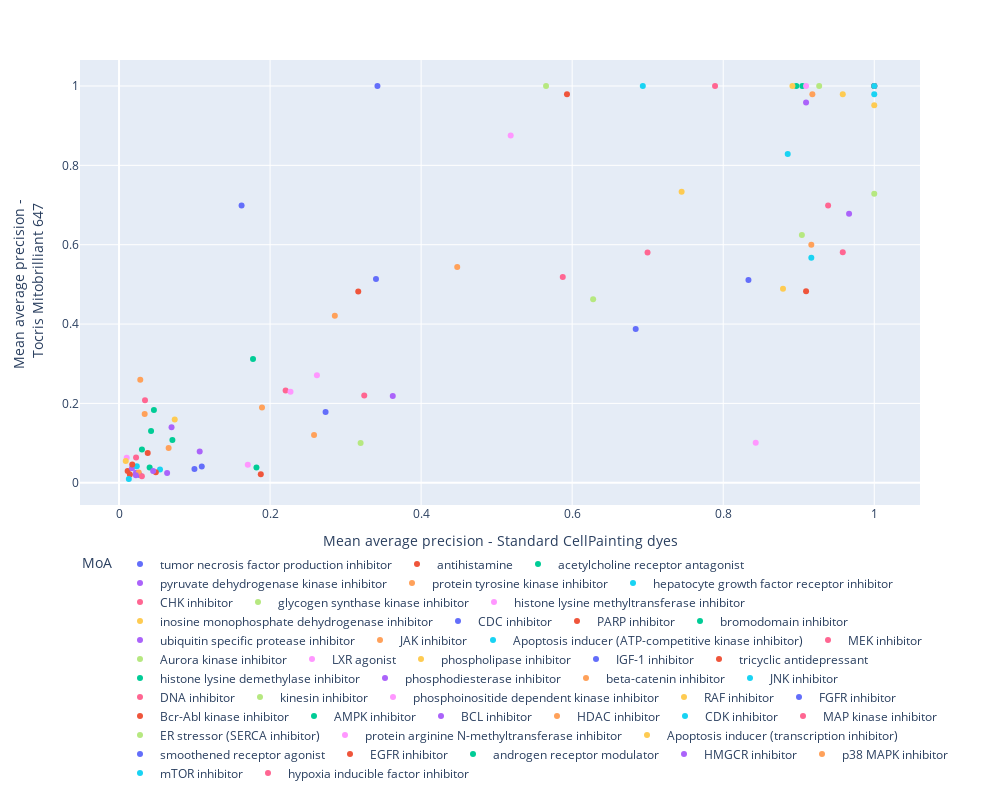

Notebook source saved alongside this figure:
### Markdown cell above
#### Standard cellpainting data vs mito

### Code cell
mito_fig =px.scatter(combined_moa_df, x =combined_moa_df['average_precision_std'], y=combined_moa_df['average_precision_mito'],labels={'average_precision_std':'Mean average precision - Standard CellPainting dyes', 'average_precision_mito':'Mean average precision - <br> Tocris Mitobrilliant 647'}, color=combined_moa_df['MoA'])
mito_fig.update_layout(legend=dict(orientation="h"), height=800, width=1000)

### Figure 1 — Plotly figure (JSON) as saved in the notebook; plotly's stock layout.template omitted (floating-point values rounded to 4 significant figures)
{"data": [{"hovertemplate": "MoA=tumor necrosis factor production inhibitor<br>Mean average precision - Standard CellPainting dyes=%{x}<br>Mean average precision - <br> Tocris Mitobrilliant 647=%{y}<extra></extra>", "legendgroup": "tumor necrosis factor production inhibitor", "marker": {"color": "#636efa", "symbol": "circle"}, "mode": "markers", "name": "tumor necrosis factor production inhibitor", "orientation": "v", "showlegend": true, "type": "scatter", "x": [0.1096, 0.02726], "xaxis": "x", "y": [0.04106, 0.01943], "yaxis": "y"}, {"hovertemplate": "MoA=antihistamine<br>Mean average precision - Standard CellPainting dyes=%{x}<br>Mean average precision - <br> Tocris Mitobrilliant 647=%{y}<extra></extra>", "legendgroup": "antihistamine", "marker": {"color": "#EF553B", "symbol": "circle"}, "mode": "markers", "name": "antihistamine", "orientation": "v", "showlegend": true, "type": "scatter", "x": [0.01139, 0.03798], "xaxis": "x", "y": [0.0295, 0.07468], "yaxis": "y"}, {"hovertemplate": "MoA=acetylcholine receptor antagonist<br>Mean average precision - Standard CellPainting dyes=%{x}<br>Mean average precision - <br> Tocris Mitobrilliant 647=%{y}<extra></extra>", "legendgroup": "acetylcholine receptor antagonist", "marker": {"color": "#00cc96", "symbol": "circle"}, "mode": "markers", "name": "acetylcholine receptor antagonist", "orientation": "v", "showlegend": true, "type": "scatter", "x": [0.04617, 0.0424], "xaxis": "x", "y": [0.1833, 0.1301], "yaxis": "y"}, {"hovertemplate": "MoA=pyruvate dehydrogenase kinase inhibitor<br>Mean average precision - Standard CellPainting dyes=%{x}<br>Mean average precision - <br> Tocris Mitobrilliant 647=%{y}<extra></extra>", "legendgroup": "pyruvate dehydrogenase kinase inhibitor", "marker": {"color": "#ab63fa", "symbol": "circle"}, "mode": "markers", "name": "pyruvate dehydrogenase kinase inhibitor", "orientation": "v", "showlegend": true, "type": "scatter", "x": [0.1068, 0.9097], "xaxis": "x", "y": [0.07866, 0.9583], "yaxis": "y"}, {"hovertemplate": "MoA=protein tyrosine kinase inhibitor<br>Mean average precision - Standard CellPainting dyes=%{x}<br>Mean average precision - <br> Tocris Mitobrilliant 647=%{y}<extra></extra>", "legendgroup": "protein tyrosine kinase inhibitor", "marker": {"color": "#FFA15A", "symbol": "circle"}, "mode": "markers", "name": "protein tyrosine kinase inhibitor", "orientation": "v", "showlegend": true, "type": "scatter", "x": [0.1893, 0.02813], "xaxis": "x", "y": [0.1898, 0.2596], "yaxis": "y"}, {"hovertemplate": "MoA=hepatocyte growth factor receptor inhibitor<br>Mean average precision - Standard CellPainting dyes=%{x}<br>Mean average precision - <br> Tocris Mitobrilliant 647=%{y}<extra></extra>", "legendgroup": "hepatocyte growth factor receptor inhibitor", "marker": {"color": "#19d3f3", "symbol": "circle"}, "mode": "markers", "name": "hepatocyte growth factor receptor inhibitor", "orientation": "v", "showlegend": true, "type": "scatter", "x": [0.9167, 0.05425], "xaxis": "x", "y": [0.5669, 0.03347], "yaxis": "y"}, {"hovertemplate": "MoA=CHK inhibitor<br>Mean average precision - Standard CellPainting dyes=%{x}<br>Mean average precision - <br> Tocris Mitobrilliant 647=%{y}<extra></extra>", "legendgroup": "CHK inhibitor", "marker": {"color": "#FF6692", "symbol": "circle"}, "mode": "markers", "name": "CHK inhibitor", "orientation": "v", "showlegend": true, "type": "scatter", "x": [0.9583, 0.7892], "xaxis": "x", "y": [0.5808, 1], "yaxis": "y"}, {"hovertemplate": "MoA=glycogen synthase kinase inhibitor<br>Mean average precision - Standard CellPainting dyes=%{x}<br>Mean average precision - <br> Tocris Mitobrilliant 647=%{y}<extra></extra>", "legendgroup": "glycogen synthase kinase inhibitor", "marker": {"color": "#B6E880", "symbol": "circle"}, "mode": "markers", "name": "glycogen synthase kinase inhibitor", "orientation": "v", "showlegend": true, "type": "scatter", "x": [1, 0.5654], "xaxis": "x", "y": [1, 1], "yaxis": "y"}, {"hovertemplate": "MoA=histone lysine methyltransferase inhibitor<br>Mean average precision - Standard CellPainting dyes=%{x}<br>Mean average precision - <br> Tocris Mitobrilliant 647=%{y}<extra></extra>", "legendgroup": "histone lysine methyltransferase inhibitor", "marker": {"color": "#FF97FF", "symbol": "circle"}, "mode": "markers", "name": "histone lysine methyltransferase inhibitor", "orientation": "v", "showlegend": true, "type": "scatter", "x": [0.01016, 1], "xaxis": "x", "y": [0.06298, 1], "yaxis": "y"}, {"hovertemplate": "MoA=inosine monophosphate dehydrogenase inhibitor<br>Mean average precision - Standard CellPainting dyes=%{x}<br>Mean average precision - <br> Tocris Mitobrilliant 647=%{y}<extra></extra>", "legendgroup": "inosine monophosphate dehydrogenase inhibitor", "marker": {"color": "#FECB52", "symbol": "circle"}, "mode": "markers", "name": "inosine monophosphate dehydrogenase inhibitor", "orientation": "v", "showlegend": true, "type": "scatter", "x": [0.9583, 1], "xaxis": "x", "y": [0.9792, 0.9514], "yaxis": "y"}, {"hovertemplate": "MoA=CDC inhibitor<br>Mean average precision - Standard CellPainting dyes=%{x}<br>Mean average precision - <br> Tocris Mitobrilliant 647=%{y}<extra></extra>", "legendgroup": "CDC inhibitor", "marker": {"color": "#636efa", "symbol": "circle"}, "mode": "markers", "name": "CDC inhibitor", "orientation": "v", "showlegend": true, "type": "scatter", "x": [1, 0.09987], "xaxis": "x", "y": [1, 0.03462], "yaxis": "y"}, {"hovertemplate": "MoA=PARP inhibitor<br>Mean average precision - Standard CellPainting dyes=%{x}<br>Mean average precision - <br> Tocris Mitobrilliant 647=%{y}<extra></extra>", "legendgroup": "PARP inhibitor", "marker": {"color": "#EF553B", "symbol": "circle"}, "mode": "markers", "name": "PARP inhibitor", "orientation": "v", "showlegend": true, "type": "scatter", "x": [0.1877, 0.5931], "xaxis": "x", "y": [0.02122, 0.9792], "yaxis": "y"}, {"hovertemplate": "MoA=bromodomain inhibitor<br>Mean average precision - Standard CellPainting dyes=%{x}<br>Mean average precision - <br> Tocris Mitobrilliant 647=%{y}<extra></extra>", "legendgroup": "bromodomain inhibitor", "marker": {"color": "#00cc96", "symbol": "circle"}, "mode": "markers", "name": "bromodomain inhibitor", "orientation": "v", "showlegend": true, "type": "scatter", "x": [0.1774, 0.8968], "xaxis": "x", "y": [0.3121, 1], "yaxis": "y"}, {"hovertemplate": "MoA=ubiquitin specific protease inhibitor<br>Mean average precision - Standard CellPainting dyes=%{x}<br>Mean average precision - <br> Tocris Mitobrilliant 647=%{y}<extra></extra>", "legendgroup": "ubiquitin specific protease inhibitor", "marker": {"color": "#ab63fa", "symbol": "circle"}, "mode": "markers", "name": "ubiquitin specific protease inhibitor", "orientation": "v", "showlegend": true, "type": "scatter", "x": [0.02248, 0.06952], "xaxis": "x", "y": [0.02523, 0.1398], "yaxis": "y"}, {"hovertemplate": "MoA=JAK inhibitor<br>Mean average precision - Standard CellPainting dyes=%{x}<br>Mean average precision - <br> Tocris Mitobrilliant 647=%{y}<extra></extra>", "legendgroup": "JAK inhibitor", "marker": {"color": "#FFA15A", "symbol": "circle"}, "mode": "markers", "name": "JAK inhibitor", "orientation": "v", "showlegend": true, "type": "scatter", "x": [0.06569, 0.2582], "xaxis": "x", "y": [0.08757, 0.1205], "yaxis": "y"}, {"hovertemplate": "MoA=Apoptosis inducer (ATP-competitive kinase inhibitor)<br>Mean average precision - Standard CellPainting dyes=%{x}<br>Mean average precision - <br> Tocris Mitobrilliant 647=%{y}<extra></extra>", "legendgroup": "Apoptosis inducer (ATP-competitive kinase inhibitor)", "marker": {"color": "#19d3f3", "symbol": "circle"}, "mode": "markers", "name": "Apoptosis inducer (ATP-competitive kinase inhibitor)", "orientation": "v", "showlegend": true, "type": "scatter", "x": [0.6936], "xaxis": "x", "y": [1], "yaxis": "y"}, {"hovertemplate": "MoA=MEK inhibitor<br>Mean average precision - Standard CellPainting dyes=%{x}<br>Mean average precision - <br> Tocris Mitobrilliant 647=%{y}<extra></extra>", "legendgroup": "MEK inhibitor", "marker": {"color": "#FF6692", "symbol": "circle"}, "mode": "markers", "name": "MEK inhibitor", "orientation": "v", "showlegend": true, "type": "scatter", "x": [0.2206, 0.5876], "xaxis": "x", "y": [0.2323, 0.5183], "yaxis": "y"}, {"hovertemplate": "MoA=Aurora kinase inhibitor<br>Mean average precision - Standard CellPainting dyes=%{x}<br>Mean average precision - <br> Tocris Mitobrilliant 647=%{y}<extra></extra>", "legendgroup": "Aurora kinase inhibitor", "marker": {"color": "#B6E880", "symbol": "circle"}, "mode": "markers", "name": "Aurora kinase inhibitor", "orientation": "v", "showlegend": true, "type": "scatter", "x": [0.9271, 0.6278], "xaxis": "x", "y": [1, 0.4622], "yaxis": "y"}, {"hovertemplate": "MoA=LXR agonist<br>Mean average precision - Standard CellPainting dyes=%{x}<br>Mean average precision - <br> Tocris Mitobrilliant 647=%{y}<extra></extra>", "legendgroup": "LXR agonist", "marker": {"color": "#FF97FF", "symbol": "circle"}, "mode": "markers", "name": "LXR agonist", "orientation": "v", "showlegend": true, "type": "scatter", "x": [0.8431, 0.262], "xaxis": "x", "y": [0.1011, 0.2707], "yaxis": "y"}, {"hovertemplate": "MoA=phospholipase inhibitor<br>Mean average precision - Standard CellPainting dyes=%{x}<br>Mean average precision - <br> Tocris Mitobrilliant 647=%{y}<extra></extra>", "legendgroup": "phospholipase inhibitor", "marker": {"color": "#FECB52", "symbol": "circle"}, "mode": "markers", "name": "phospholipase inhibitor", "orientation": "v", "showlegend": true, "type": "scatter", "x": [0.008888, 0.8792], "xaxis": "x", "y": [0.05463, 0.4887], "yaxis": "y"}, {"hovertemplate": "MoA=IGF-1 inhibitor<br>Mean average precision - Standard CellPainting dyes=%{x}<br>Mean average precision - <br> Tocris Mitobrilliant 647=%{y}<extra></extra>", "legendgroup": "IGF-1 inhibitor", "marker": {"color": "#636efa", "symbol": "circle"}, "mode": "markers", "name": "IGF-1 inhibitor", "orientation": "v", "showlegend": true, "type": "scatter", "x": [0.6841, 0.3402], "xaxis": "x", "y": [0.3878, 0.5133], "yaxis": "y"}, {"hovertemplate": "MoA=tricyclic antidepressant<br>Mean average precision - Standard CellPainting dyes=%{x}<br>Mean average precision - <br> Tocris Mitobrilliant 647=%{y}<extra></extra>", "legendgroup": "tricyclic antidepressant", "marker": {"color": "#EF553B", "symbol": "circle"}, "mode": "markers", "name": "tricyclic antidepressant", "orientation": "v", "showlegend": true, "type": "scatter", "x": [0.0144, 0.0487], "xaxis": "x", "y": [0.02103, 0.02664], "yaxis": "y"}, {"hovertemplate": "MoA=histone lysine demethylase inhibitor<br>Mean average precision - Standard CellPainting dyes=%{x}<br>Mean average precision - <br> Tocris Mitobrilliant 647=%{y}<extra></extra>", "legendgroup": "histone lysine demethylase inhibitor", "marker": {"color": "#00cc96", "symbol": "circle"}, "mode": "markers", "name": "histone lysine demethylase inhibitor", "orientation": "v", "showlegend": true, "type": "scatter", "x": [0.03033, 0.9048], "xaxis": "x", "y": [0.08349, 1], "yaxis": "y"}, {"hovertemplate": "MoA=phosphodiesterase inhibitor<br>Mean average precision - Standard CellPainting dyes=%{x}<br>Mean average precision - <br> Tocris Mitobrilliant 647=%{y}<extra></extra>", "legendgroup": "phosphodiesterase inhibitor", "marker": {"color": "#ab63fa", "symbol": "circle"}, "mode": "markers", "name": "phosphodiesterase inhibitor", "orientation": "v", "showlegend": true, "type": "scatter", "x": [0.06367, 0.01717], "xaxis": "x", "y": [0.02426, 0.03664], "yaxis": "y"}, {"hovertemplate": "MoA=beta-catenin inhibitor<br>Mean average precision - Standard CellPainting dyes=%{x}<br>Mean average precision - <br> Tocris Mitobrilliant 647=%{y}<extra></extra>", "legendgroup": "beta-catenin inhibitor", "marker": {"color": "#FFA15A", "symbol": "circle"}, "mode": "markers", "name": "beta-catenin inhibitor", "orientation": "v", "showlegend": true, "type": "scatter", "x": [0.02611, 0.4478], "xaxis": "x", "y": [0.02611, 0.5437], "yaxis": "y"}, {"hovertemplate": "MoA=JNK inhibitor<br>Mean average precision - Standard CellPainting dyes=%{x}<br>Mean average precision - <br> Tocris Mitobrilliant 647=%{y}<extra></extra>", "legendgroup": "JNK inhibitor", "marker": {"color": "#19d3f3", "symbol": "circle"}, "mode": "markers", "name": "JNK inhibitor", "orientation": "v", "showlegend": true, "type": "scatter", "x": [0.01297, 0.02353], "xaxis": "x", "y": [0.009433, 0.04184], "yaxis": "y"}, {"hovertemplate": "MoA=DNA inhibitor<br>Mean average precision - Standard CellPainting dyes=%{x}<br>Mean average precision - <br> Tocris Mitobrilliant 647=%{y}<extra></extra>", "legendgroup": "DNA inhibitor", "marker": {"color": "#FF6692", "symbol": "circle"}, "mode": "markers", "name": "DNA inhibitor", "orientation": "v", "showlegend": true, "type": "scatter", "x": [0.0302, 0.6998], "xaxis": "x", "y": [0.0166, 0.5801], "yaxis": "y"}, {"hovertemplate": "MoA=kinesin inhibitor<br>Mean average precision - Standard CellPainting dyes=%{x}<br>Mean average precision - <br> Tocris Mitobrilliant 647=%{y}<extra></extra>", "legendgroup": "kinesin inhibitor", "marker": {"color": "#B6E880", "symbol": "circle"}, "mode": "markers", "name": "kinesin inhibitor", "orientation": "v", "showlegend": true, "type": "scatter", "x": [0.9042, 0.3199], "xaxis": "x", "y": [0.6242, 0.1], "yaxis": "y"}, {"hovertemplate": "MoA=phosphoinositide dependent kinase inhibitor<br>Mean average precision - Standard CellPainting dyes=%{x}<br>Mean average precision - <br> Tocris Mitobrilliant 647=%{y}<extra></extra>", "legendgroup": "phosphoinositide dependent kinase inhibitor", "marker": {"color": "#FF97FF", "symbol": "circle"}, "mode": "markers", "name": "phosphoinositide dependent kinase inhibitor", "orientation": "v", "showlegend": true, "type": "scatter", "x": [0.9097, 0.5186], "xaxis": "x", "y": [1, 0.875], "yaxis": "y"}, {"hovertemplate": "MoA=RAF inhibitor<br>Mean average precision - Standard CellPainting dyes=%{x}<br>Mean average precision - <br> Tocris Mitobrilliant 647=%{y}<extra></extra>", "legendgroup": "RAF inhibitor", "marker": {"color": "#FECB52", "symbol": "circle"}, "mode": "markers", "name": "RAF inhibitor", "orientation": "v", "showlegend": true, "type": "scatter", "x": [0.07374, 0.8917], "xaxis": "x", "y": [0.1592, 1], "yaxis": "y"}, {"hovertemplate": "MoA=FGFR inhibitor<br>Mean average precision - Standard CellPainting dyes=%{x}<br>Mean average precision - <br> Tocris Mitobrilliant 647=%{y}<extra></extra>", "legendgroup": "FGFR inhibitor", "marker": {"color": "#636efa", "symbol": "circle"}, "mode": "markers", "name": "FGFR inhibitor", "orientation": "v", "showlegend": true, "type": "scatter", "x": [0.3422, 0.8334], "xaxis": "x", "y": [1, 0.511], "yaxis": "y"}, {"hovertemplate": "MoA=Bcr-Abl kinase inhibitor<br>Mean average precision - Standard CellPainting dyes=%{x}<br>Mean average precision - <br> Tocris Mitobrilliant 647=%{y}<extra></extra>", "legendgroup": "Bcr-Abl kinase inhibitor", "marker": {"color": "#EF553B", "symbol": "circle"}, "mode": "markers", "name": "Bcr-Abl kinase inhibitor", "orientation": "v", "showlegend": true, "type": "scatter", "x": [0.9097, 0.3168], "xaxis": "x", "y": [0.4828, 0.4821], "yaxis": "y"}, {"hovertemplate": "MoA=AMPK inhibitor<br>Mean average precision - Standard CellPainting dyes=%{x}<br>Mean average precision - <br> Tocris Mitobrilliant 647=%{y}<extra></extra>", "legendgroup": "AMPK inhibitor", "marker": {"color": "#00cc96", "symbol": "circle"}, "mode": "markers", "name": "AMPK inhibitor", "orientation": "v", "showlegend": true, "type": "scatter", "x": [0.07066], "xaxis": "x", "y": [0.1076], "yaxis": "y"}, {"hovertemplate": "MoA=BCL inhibitor<br>Mean average precision - Standard CellPainting dyes=%{x}<br>Mean average precision - <br> Tocris Mitobrilliant 647=%{y}<extra></extra>", "legendgroup": "BCL inhibitor", "marker": {"color": "#ab63fa", "symbol": "circle"}, "mode": "markers", "name": "BCL inhibitor", "orientation": "v", "showlegend": true, "type": "scatter", "x": [0.9667, 0.3625], "xaxis": "x", "y": [0.6782, 0.2187], "yaxis": "y"}, {"hovertemplate": "MoA=HDAC inhibitor<br>Mean average precision - Standard CellPainting dyes=%{x}<br>Mean average precision - <br> Tocris Mitobrilliant 647=%{y}<extra></extra>", "legendgroup": "HDAC inhibitor", "marker": {"color": "#FFA15A", "symbol": "circle"}, "mode": "markers", "name": "HDAC inhibitor", "orientation": "v", "showlegend": true, "type": "scatter", "x": [0.9167, 0.9181], "xaxis": "x", "y": [0.6, 0.9792], "yaxis": "y"}, {"hovertemplate": "MoA=CDK inhibitor<br>Mean average precision - Standard CellPainting dyes=%{x}<br>Mean average precision - <br> Tocris Mitobrilliant 647=%{y}<extra></extra>", "legendgroup": "CDK inhibitor", "marker": {"color": "#19d3f3", "symbol": "circle"}, "mode": "markers", "name": "CDK inhibitor", "orientation": "v", "showlegend": true, "type": "scatter", "x": [0.8854, 1], "xaxis": "x", "y": [0.8285, 1], "yaxis": "y"}, {"hovertemplate": "MoA=MAP kinase inhibitor<br>Mean average precision - Standard CellPainting dyes=%{x}<br>Mean average precision - <br> Tocris Mitobrilliant 647=%{y}<extra></extra>", "legendgroup": "MAP kinase inhibitor", "marker": {"color": "#FF6692", "symbol": "circle"}, "mode": "markers", "name": "MAP kinase inhibitor", "orientation": "v", "showlegend": true, "type": "scatter", "x": [0.02254, 0.3247], "xaxis": "x", "y": [0.06363, 0.2198], "yaxis": "y"}, {"hovertemplate": "MoA=ER stressor (SERCA inhibitor)<br>Mean average precision - Standard CellPainting dyes=%{x}<br>Mean average precision - <br> Tocris Mitobrilliant 647=%{y}<extra></extra>", "legendgroup": "ER stressor (SERCA inhibitor)", "marker": {"color": "#B6E880", "symbol": "circle"}, "mode": "markers", "name": "ER stressor (SERCA inhibitor)", "orientation": "v", "showlegend": true, "type": "scatter", "x": [1], "xaxis": "x", "y": [0.7285], "yaxis": "y"}, {"hovertemplate": "MoA=protein arginine N-methyltransferase inhibitor<br>Mean average precision - Standard CellPainting dyes=%{x}<br>Mean average precision - <br> Tocris Mitobrilliant 647=%{y}<extra></extra>", "legendgroup": "protein arginine N-methyltransferase inhibitor", "marker": {"color": "#FF97FF", "symbol": "circle"}, "mode": "markers", "name": "protein arginine N-methyltransferase inhibitor", "orientation": "v", "showlegend": true, "type": "scatter", "x": [0.227, 0.1705], "xaxis": "x", "y": [0.2295, 0.04564], "yaxis": "y"}, {"hovertemplate": "MoA=Apoptosis inducer (transcription inhibitor)<br>Mean average precision - Standard CellPainting dyes=%{x}<br>Mean average precision - <br> Tocris Mitobrilliant 647=%{y}<extra></extra>", "legendgroup": "Apoptosis inducer (transcription inhibitor)", "marker": {"color": "#FECB52", "symbol": "circle"}, "mode": "markers", "name": "Apoptosis inducer (transcription inhibitor)", "orientation": "v", "showlegend": true, "type": "scatter", "x": [0.7449], "xaxis": "x", "y": [0.7331], "yaxis": "y"}, {"hovertemplate": "MoA=smoothened receptor agonist<br>Mean average precision - Standard CellPainting dyes=%{x}<br>Mean average precision - <br> Tocris Mitobrilliant 647=%{y}<extra></extra>", "legendgroup": "smoothened receptor agonist", "marker": {"color": "#636efa", "symbol": "circle"}, "mode": "markers", "name": "smoothened receptor agonist", "orientation": "v", "showlegend": true, "type": "scatter", "x": [0.2735, 0.1623], "xaxis": "x", "y": [0.1781, 0.6988], "yaxis": "y"}, {"hovertemplate": "MoA=EGFR inhibitor<br>Mean average precision - Standard CellPainting dyes=%{x}<br>Mean average precision - <br> Tocris Mitobrilliant 647=%{y}<extra></extra>", "legendgroup": "EGFR inhibitor", "marker": {"color": "#EF553B", "symbol": "circle"}, "mode": "markers", "name": "EGFR inhibitor", "orientation": "v", "showlegend": true, "type": "scatter", "x": [0.0175, 1], "xaxis": "x", "y": [0.04595, 1], "yaxis": "y"}, {"hovertemplate": "MoA=androgen receptor modulator<br>Mean average precision - Standard CellPainting dyes=%{x}<br>Mean average precision - <br> Tocris Mitobrilliant 647=%{y}<extra></extra>", "legendgroup": "androgen receptor modulator", "marker": {"color": "#00cc96", "symbol": "circle"}, "mode": "markers", "name": "androgen receptor modulator", "orientation": "v", "showlegend": true, "type": "scatter", "x": [0.04048, 0.182], "xaxis": "x", "y": [0.03819, 0.03837], "yaxis": "y"}, {"hovertemplate": "MoA=HMGCR inhibitor<br>Mean average precision - Standard CellPainting dyes=%{x}<br>Mean average precision - <br> Tocris Mitobrilliant 647=%{y}<extra></extra>", "legendgroup": "HMGCR inhibitor", "marker": {"color": "#ab63fa", "symbol": "circle"}, "mode": "markers", "name": "HMGCR inhibitor", "orientation": "v", "showlegend": true, "type": "scatter", "x": [0.04517, 0.0223], "xaxis": "x", "y": [0.0293, 0.01871], "yaxis": "y"}, {"hovertemplate": "MoA=p38 MAPK inhibitor<br>Mean average precision - Standard CellPainting dyes=%{x}<br>Mean average precision - <br> Tocris Mitobrilliant 647=%{y}<extra></extra>", "legendgroup": "p38 MAPK inhibitor", "marker": {"color": "#FFA15A", "symbol": "circle"}, "mode": "markers", "name": "p38 MAPK inhibitor", "orientation": "v", "showlegend": true, "type": "scatter", "x": [0.2857, 0.03395], "xaxis": "x", "y": [0.4207, 0.1732], "yaxis": "y"}, {"hovertemplate": "MoA=mTOR inhibitor<br>Mean average precision - Standard CellPainting dyes=%{x}<br>Mean average precision - <br> Tocris Mitobrilliant 647=%{y}<extra></extra>", "legendgroup": "mTOR inhibitor", "marker": {"color": "#19d3f3", "symbol": "circle"}, "mode": "markers", "name": "mTOR inhibitor", "orientation": "v", "showlegend": true, "type": "scatter", "x": [1, 1], "xaxis": "x", "y": [0.9792, 1], "yaxis": "y"}, {"hovertemplate": "MoA=hypoxia inducible factor inhibitor<br>Mean average precision - Standard CellPainting dyes=%{x}<br>Mean average precision - <br> Tocris Mitobrilliant 647=%{y}<extra></extra>", "legendgroup": "hypoxia inducible factor inhibitor", "marker": {"color": "#FF6692", "symbol": "circle"}, "mode": "markers", "name": "hypoxia inducible factor inhibitor", "orientation": "v", "showlegend": true, "type": "scatter", "x": [0.03438, 0.9389], "xaxis": "x", "y": [0.2079, 0.6986], "yaxis": "y"}], "layout": {"height": 800, "legend": {"orientation": "h", "title": {"text": "MoA"}, "tracegroupgap": 0}, "margin": {"t": 60}, "width": 1000, "xaxis": {"anchor": "y", "domain": [0, 1], "title": {"text": "Mean average precision - Standard CellPainting dyes"}}, "yaxis": {"anchor": "x", "domain": [0, 1], "title": {"text": "Mean average precision - <br> Tocris Mitobrilliant 647"}}}}
